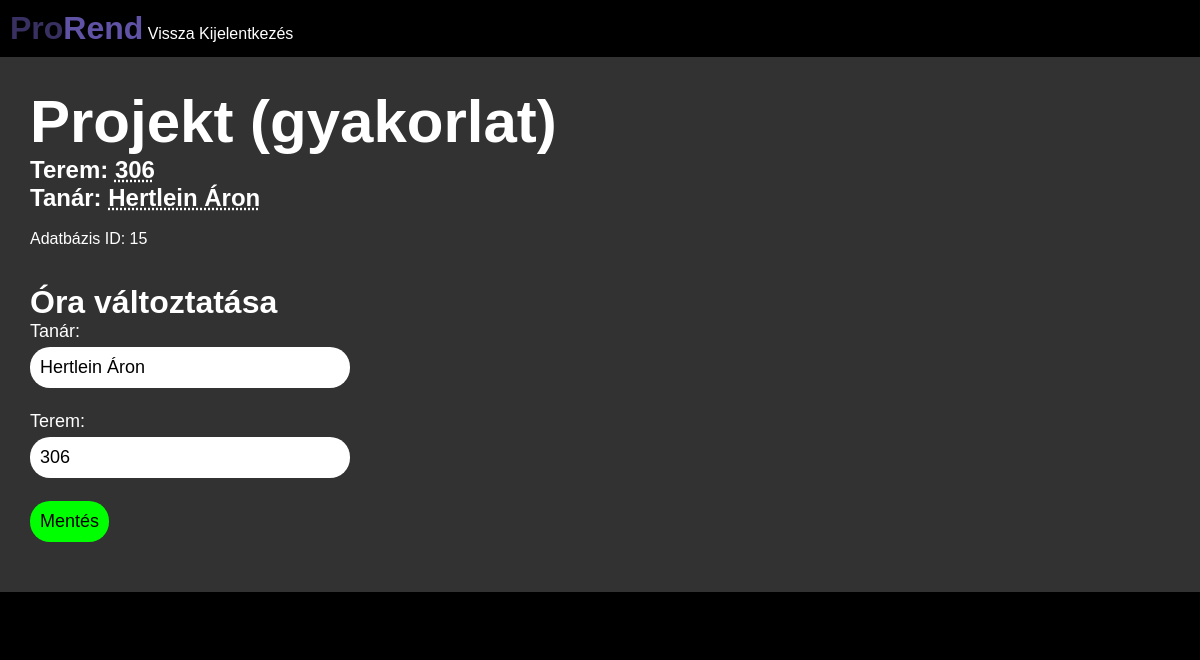
Before: /diak/megtekintes.php?id=15 (signed in) with the older database file.
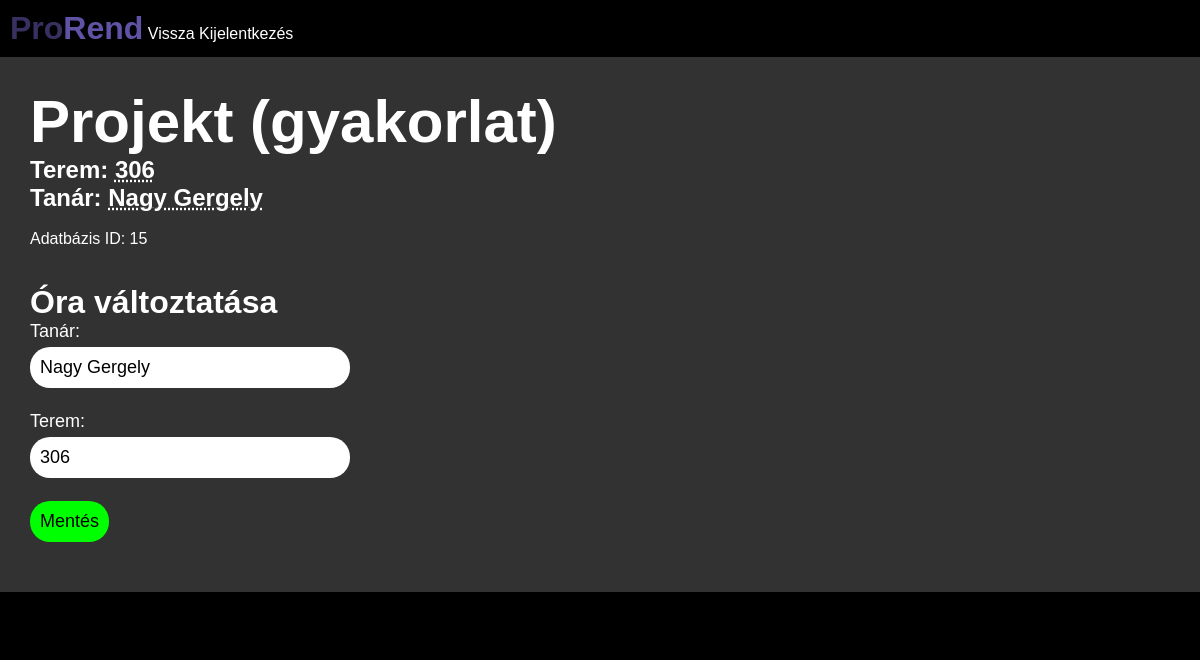
After: the same page with the newer database file.
### tables this page shows
CREATE TABLE "timetable"
(
    id
        primary key,
    day        VARCHAR(10)  not null,
    class_time INT          not null,
    subject    VARCHAR(100) not null,
    room       VARCHAR(50),
    teacher    VARCHAR(100)
);

### diak/megtekintes.php (the view, shortened to what this page needs)
<?php
$db = new PDO('sqlite:../database/users.db');
$stmt = $db->prepare("SELECT * FROM timetable WHERE id = :id");
$stmt->bindValue(':id', $_GET["id"], PDO::PARAM_INT);
$stmt->execute();
$result = $stmt->fetchAll(PDO::FETCH_ASSOC);
?>
<!doctype html>
<html lang="hu">
<head>
    <link rel="stylesheet" href="/static/css/megtekintes.css">
</head>
<body>
    <header>
        <h1>
            <span style="color: #383060">Pro</span><span style="color: #6052a5">Rend</span>
        </h1>
        <nav>
            <a href="/">Vissza</a>
            <a href="/logout.php">Kijelentkezés</a>
        </nav>
    </header>
    <main>
        <?php foreach ($result as $data): ?>
            <h1 class="subject"><?php echo $data["subject"]; ?></h1>
            <h2>Terem: <span class="underline"><?php echo $data["room"]; ?></span></h2>
            <h2>Tanár: <span class="underline"><?php echo $data["teacher"]; ?></span></h2>
            <br>
            <p>Adatbázis ID: <?php echo $data["id"]; ?></p>
            <br>
            <br>
            <h1>Óra változtatása</h1>
            <form action="valtoztatas.php" method="post" autocomplete="off">
                <label for="teacher">Tanár:</label><br>
                <input type="text" name="teacher" id="teacher" value="<?php echo $data["teacher"]; ?>" required><br>
                <br>
                <label for="room">Terem:</label><br>
                <input type="text" name="room" id="room" value="<?php echo $data["room"]; ?>" required><br>
                <br>
                <input type="submit" value="Mentés">
            </form>
        <?php endforeach; ?>
    </main>
    <footer>
    </footer>
</body>
</html>

### static/css/megtekintes.css (style rules this page uses)
* { margin: 0; padding: 0; }
body { font-family: sans-serif; background-color: black; }
header { background-color: black; color: white; padding: 10px; }
main { background-color: #323232; color: white; padding: 30px; padding-bottom: 50px; }
footer { background-color: black; color: white; padding: 20px; text-align: center; }
header h1, nav { display: inline-block; }
a { color: white; text-decoration: none; }
.subject { font-size: 60px; }
.underline { text-decoration: underline dotted; }
label { font-size: large; }
input[type="text"] { margin-top: 5px; margin-bottom: 5px; border:none; font-size: large; padding:10px; border-radius: 20px; width: 300px; }
input[type="submit"] { padding: 10px; font-size: large; border: none; border-radius: 20px; background-color: #00ff00; }

Changed rows visible on the page:
changed timetable "Projekt (gyakorlat)": teacher "Hertlein Áron" → "Nagy Gergely"
